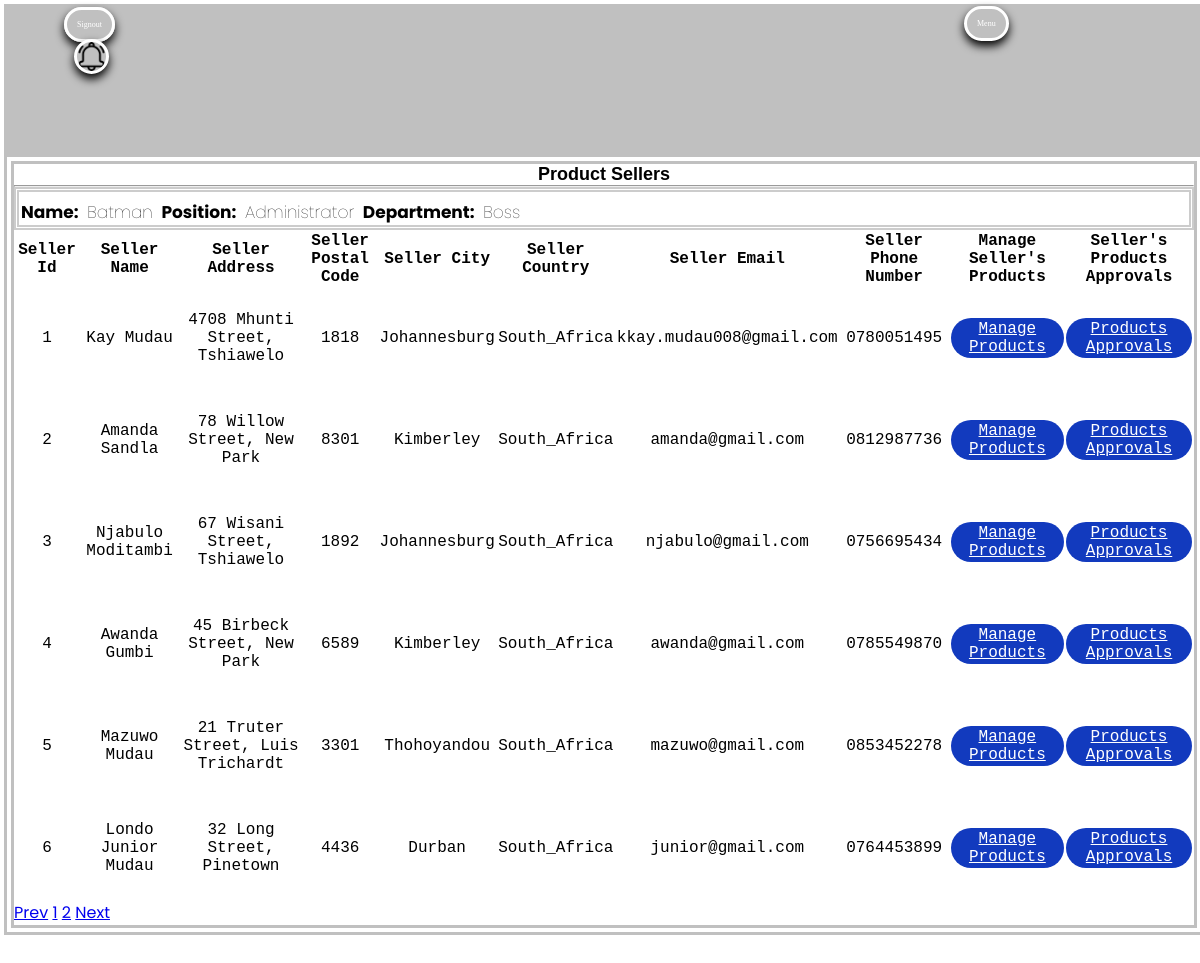
The page /admin/adminsellers.php (signed in) on the database its author committed.
### tables this page shows
CREATE TABLE `productsellers` (
  `fldproductsellersid` int(11) NOT NULL,
  `fldproductsellersimage` varchar(150) NOT NULL,
  `fldproductsellersfirstname` varchar(100) NOT NULL,
  `fldproductsellerslastname` varchar(100) NOT NULL,
  `fldproductsellersaddressline1` varchar(150) NOT NULL,
  `fldproductsellersaddressline2` varchar(150) NOT NULL,
  `fldproductsellerspostalcode` varchar(4) NOT NULL,
  `fldproductsellerscity` varchar(150) NOT NULL,
  `fldproductsellerscountry` varchar(150) NOT NULL,
  `fldproductsellersemail` varchar(150) NOT NULL,
  `fldproductsellersphonenumber` varchar(11) NOT NULL,
  `fldproductsellersidnumber` varchar(13) NOT NULL,
  `fldproductsellerspassword` varchar(150) NOT NULL
);

### admin/adminserver/getadminsellers.php (called while the page is built, shortened)
<?php
  include('adminconnection.php');
  if(isset($_GET['pagenumber']) && $_GET['pagenumber'] != ""){
    $pagenumber = $_GET['pagenumber'];
  }
  else{
    $pagenumber = 1;
  }
  $stmt = $conn->prepare("SELECT COUNT(*) AS fldtotalrecords FROM productsellers");
  $stmt->execute();
  $stmt->bind_result($totalrecords);
  $totalrecordsperpage = 10;
  $offset = ($pagenumber - 1) * $totalrecordsperpage;
  $totalnumberofpages = ceil($totalrecords / $totalrecordsperpage);
  $stmt1 = $conn->prepare("SELECT * FROM productsellers LIMIT $offset,$totalrecordsperpage");
  $stmt1->execute();
  $productsellers = $stmt1->get_result();

### admin/adminsellers.php (the view, shortened to what this page needs)
<?php
include('adminlayouts/adminheader.php');
include('adminserver/getadminlogout.php');
?>
  <body>
    <section class="dashboard">
      <div class="dashboardcontainer" id="dashboardcontainer">
        <div class="text-center mt-3 pt-5 col-lg-6 col-md-12 col-sm-12">
          <h3>Product Sellers</h3>
          <hr class="mx-auto">
          <div class="dashboardadmininfo">
            <p>Name: <span><?php if(isset($_SESSION['fldadminname'])){ echo $_SESSION['fldadminname']; }?></span> Position: <span><?php if(isset($_SESSION['fldadminposition'])){ echo $_SESSION['fldadminposition']; }?></span> Department: <span><?php if(isset($_SESSION['fldadmindepartment'])){ echo $_SESSION['fldadmindepartment']; }?></span></p>
          </div>
          <div class="dashboardinfo">
            <div class="adminproductstablecontainer">
              <table class="adminproductstable">
                <thead>
                  <tr>
                    <th scope="col">Seller Id</th>
                    <th scope="col">Seller Name</th>
                    <th scope="col">Seller Address</th>
                    <th scope="col">Seller Postal Code</th>
                    <th scope="col">Seller City</th>
                    <th scope="col">Seller Country</th>
                    <th scope="col">Seller Email</th>
                    <th scope="col">Seller Phone Number</th>
                    <th scope="col">Manage Seller's Products</th>
                    <th scope="col">Seller's Products Approvals</th>
                  </tr>
                </thead>
                <tbody>
                  <?php include('adminserver/getadminsellers.php');
                    foreach($productsellers as $sellers){?>
                  <tr>
                    <td><?php echo $sellers['fldproductsellersid']; ?></td>
                    <td><?php echo $sellers['fldproductsellersfirstname']." ";  echo $sellers['fldproductsellerslastname']; ?></td>
                    <td><?php echo $sellers['fldproductsellersaddressline1']; ?></td>
                    <td><?php echo $sellers['fldproductsellerspostalcode']; ?></td>
                    <td><?php echo $sellers['fldproductsellerscity']; ?></td>
                    <td><?php echo $sellers['fldproductsellerscountry']; ?></td>
                    <td><?php echo $sellers['fldproductsellersemail']; ?></td>
                    <td><?php echo $sellers['fldproductsellersphonenumber']; ?></td>
                    <td><a class="btn btn-primary" href="<?php echo "adminviewsellersproducts.php?fldproductsellersid=".$sellers['fldproductsellersid'];?>">Manage Products</a></td>
                    <td><a class="btn btn-primary" href="<?php echo "adminviewsellersapprovals.php?fldproductsellersid=".$sellers['fldproductsellersid'];?>">Products Approvals</a></td>
                  </tr>
                  <?php } ?>
                </tbody>
              </table>
              <div class="page-btn">
                <span class="page-item <?php if($pagenumber <= 1){ echo 'disabled';} ?>"><a class="page-link" href="<?php if($pagenumber <= 1){ echo '#';}else{ echo "?pagenumber=".($pagenumber - 1);} ?>">Prev</a></span>
                <span class="page-item"><a class="page-link" href="?pagenumber=1">1</a></span>
                <span class="page-item"><a class="page-link" href="?pagenumber=2">2</a></span>
                <span class="page-item <?php if($pagenumber >= $totalnumberofpages){ echo 'disabled';} ?>"><a class="page-link" href="<?php if($pagenumber >= $totalnumberofpages){ echo '#';}else{ echo "?pagenumber=".($pagenumber + 1);} ?>">Next</a></span>
              </div>
            </div>
          </div>
        </div>
      </div>
    </section><br><br><br><br><br><br><br><br><br>
  </body>
</html>

### admin/adminassets/adminstyles/adminstyledefault.css (style rules this page uses)
* { margin: 0px; padding: 0px; box-sizing: border-box; }
body { font-family: 'Poppins', sans-serif; margin:4px, 4px; padding:4px; overflow-x: auto; overflow-y: auto; }
.btn { display: inline-block; background: rgb(18, 58, 190); color: #fff; padding: 2px 8px; margin: 30px 0; border-radius: 30px; transition: background 0.5s; width: fit-content; height: fit-content; }
.dashboard { width: 100vw; height: 100vh; margin-top: 150px; }
.dashboardcontainer { border: solid silver; border-width: 10px; border-style: double; width: 100vw; height: fit-content; margin-left: 0px; }
.dashboardcontainer h3 { font-family: sans-serif; font-size: large; font-weight: bold; text-align: center; color: #000; }
.dashboardadmininfo { border: dotted #ccc; border-width: 5px; border-style: double; width: 100%; height: fit-content; }
.dashboardadmininfo p { word-spacing: 40px; font-size: 12px; font-weight: 10px; color: #000; font-weight: bold; margin-top: 7px; margin-left: 2px; }
.dashboardadmininfo span { word-spacing: 1px; font-size: 12px; font-weight: 18; }
.adminproductstable { font-family: 'Courier New'; font-size: large; font-style: normal; width: 100%; }
.adminproductstable td { text-align: center; }
@media only screen and (max-width: 1300px) { .dashboardcontainer h3 { font-size: x-large; } }
@media only screen and (max-width: 1300px) { .dashboardadmininfo p { word-spacing: 5px; font-size: 24px; } }
@media only screen and (max-width: 1300px) { .dashboardadmininfo span { word-spacing: 0.5px; font-size: 25px; } }
@media only screen and (max-width: 1300px) { .adminproductstable { font-size: 20px; } }
@media only screen and (max-width: 1200px) { .dashboardcontainer h3 { font-size: large; } }
@media only screen and (max-width: 1200px) { .dashboardadmininfo p { word-spacing: 5px; font-size: 17px; margin-top: 7px; margin-left: 2px; } }
@media only screen and (max-width: 1200px) { .dashboardadmininfo span { word-spacing: 0.5px; font-size: 17px; } }
@media only screen and (max-width: 1200px) { .adminproductstable { font-size: 16px; } }

### rows shown on the page
productsellers: fldproductsellersid "1", fldproductsellersfirstname "Kay", fldproductsellerslastname "Mudau", fldproductsellersaddressline1 "4708 Mhunti Street, Tshiawelo", fldproductsellerspostalcode "1818", fldproductsellerscity "Johannesburg", fldproductsellerscountry "South_Africa", fldproductsellersemail "kkay.mudau008@gmail.com", fldproductsellersphonenumber "0780051495"
productsellers: fldproductsellersid "2", fldproductsellersfirstname "Amanda", fldproductsellerslastname "Sandla", fldproductsellersaddressline1 "78 Willow Street, New Park", fldproductsellerspostalcode "8301", fldproductsellerscity "Kimberley", fldproductsellerscountry "South_Africa", fldproductsellersemail "amanda@gmail.com", fldproductsellersphonenumber "0812987736"
productsellers: fldproductsellersid "3", fldproductsellersfirstname "Njabulo", fldproductsellerslastname "Moditambi", fldproductsellersaddressline1 "67 Wisani Street, Tshiawelo", fldproductsellerspostalcode "1892", fldproductsellerscity "Johannesburg", fldproductsellerscountry "South_Africa", fldproductsellersemail "njabulo@gmail.com", fldproductsellersphonenumber "0756695434"
productsellers: fldproductsellersid "4", fldproductsellersfirstname "Awanda", fldproductsellerslastname "Gumbi", fldproductsellersaddressline1 "45 Birbeck Street, New Park", fldproductsellerspostalcode "6589", fldproductsellerscity "Kimberley", fldproductsellerscountry "South_Africa", fldproductsellersemail "awanda@gmail.com", fldproductsellersphonenumber "0785549870"
productsellers: fldproductsellersid "5", fldproductsellersfirstname "Mazuwo", fldproductsellerslastname "Mudau", fldproductsellersaddressline1 "21 Truter Street, Luis Trichardt", fldproductsellerspostalcode "3301", fldproductsellerscity "Thohoyandou", fldproductsellerscountry "South_Africa", fldproductsellersemail "mazuwo@gmail.com", fldproductsellersphonenumber "0853452278"
productsellers: fldproductsellersid "6", fldproductsellersfirstname "Londo Junior", fldproductsellerslastname "Mudau", fldproductsellersaddressline1 "32 Long Street, Pinetown", fldproductsellerspostalcode "4436", fldproductsellerscity "Durban", fldproductsellerscountry "South_Africa", fldproductsellersemail "junior@gmail.com", fldproductsellersphonenumber "0764453899"

### other values the page prints
$_SESSION['fldadminname'] "Batman"
$_SESSION['fldadminposition'] "Administrator"
$_SESSION['fldadmindepartment'] "Boss"
